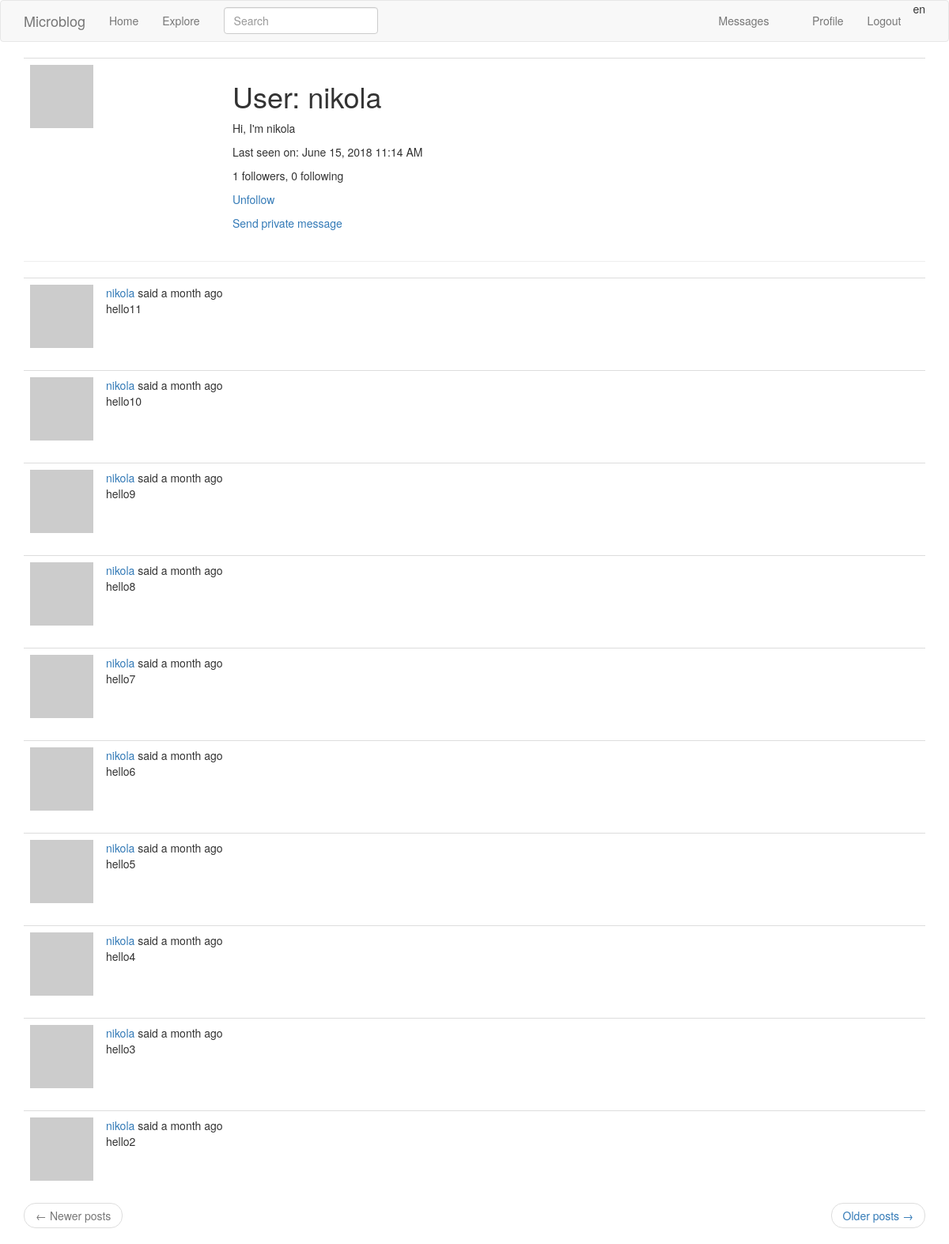
/user/nikola (signed in), run on the app's committed database.
### app1/models.py (models this page shows, shortened)
class User(UserMixin, db.Model):
    id = db.Column(db.Integer, primary_key=True)
    username = db.Column(db.String(64), index=True, unique=True)
    email = db.Column(db.String(120), index=True, unique=True)
    password_hash = db.Column(db.String(128))
    posts = db.relationship('Post', backref='author', lazy='dynamic')
    about_me = db.Column(db.String(140))
    last_seen = db.Column(db.DateTime, default=datetime.utcnow)
    follows = db.relationship(
        'User', secondary=followers,
        primaryjoin=(followers.c.follower_id == id),
        secondaryjoin=(followers.c.followed_id == id),
        backref=db.backref('followers', lazy='dynamic'), lazy='dynamic')
    messages_sent = db.relationship('Message', foreign_keys='Message.sender_id',
                                    backref='author', lazy='dynamic')
    messages_received = db.relationship('Message', foreign_keys='Message.recipient_id',
                                        backref='recipient', lazy='dynamic')
    last_message_read_time = db.Column(db.DateTime)
    notifications = db.relationship('Notification', backref='user',
                                    lazy='dynamic')
    tasks = db.relationship('Task', backref='user', lazy='dynamic')
    def avatar(self, size):
        digest = md5(self.email.lower().encode('utf-8')).hexdigest()
        return 'https://www.gravatar.com/avatar/{}?d=identicon&s={}'.format(digest, size)
    def is_following(self, user):
        return self.follows.filter(followers.c.followed_id == user.id).count() > 0
    def new_messages(self):
        last_read_time = self.last_message_read_time or datetime(1900, 1, 1)
        return Message.query.filter_by(recipient=self).filter(Message.timestamp > last_read_time).count()
    def get_tasks_in_progress(self):
        return Task.query.filter_by(user=self, complete=False).all()

class SearchableMixin(object):
    @classmethod
    def before_commit(cls, session):
        session._changes = {
            'add': [obj for obj in session.new if isinstance(obj, cls)],
            'update': [obj for obj in session.dirty if isinstance(obj, cls)],
            'delete': [obj for obj in session.deleted if isinstance(obj, cls)]
        }
    @classmethod
    def after_commit(cls, session):
        for obj in session._changes['add']:
            if isinstance(obj, SearchableMixin):
                add_to_index(obj.__tablename__, obj)
        for obj in session._changes['update']:
            if isinstance(obj, SearchableMixin):
                add_to_index(obj.__tablename__, obj)
        for obj in session._changes['delete']:
            if isinstance(obj, SearchableMixin):
                remove_from_index(obj.__tablename__, obj)
        session._changes = None

class Post(SearchableMixin, db.Model):
    __searchable__ = ['body']
    id = db.Column(db.Integer, primary_key=True)
    body = db.Column(db.String(140))
    timestamp = db.Column(db.DateTime, index=True, default=datetime.utcnow)
    user_id = db.Column(db.Integer, db.ForeignKey('user.id'))
    language = db.Column(db.String(5))

### app1/main/routes.py (the view)
@bp.route('/user/<username>')
@login_required
def user(username):
    user = User.query.filter_by(username=username).first_or_404()
    page = request.args.get('page', 1, type=int)
    posts = user.posts.order_by(Post.timestamp.desc()).paginate(
        page, current_app.config['POSTS_PER_PAGE'], False)
    next_url = url_for('main.user', username=user.username,
                       page=posts.next_num) if posts.has_next else None
    prev_url = url_for('main.user', username=user.username,
                       page=posts.prev_num) if posts.has_prev else None
    return render_template('main/user.html', user=user, posts=posts.items,
                           next_url=next_url, prev_url=prev_url)

### app1/main/forms.py
class SearchForm(FlaskForm):
    q = StringField(_l('Search'), validators=[DataRequired()])
    def __init__(self, *args, **kwargs):
        if 'formdata' not in kwargs:
            kwargs['formdata'] = request.args
        if 'csrf_enabled' not in kwargs:
            kwargs['csrf_enabled'] = False
        super(SearchForm, self).__init__(*args, **kwargs)

### app1/main/routes.py (called while the page is built)
@bp.before_app_request
def before_request():
    if current_user.is_authenticated:
        current_user.last_seen = datetime.utcnow()
        db.session.commit()
        g.search_form = SearchForm()
    g.locale = str(get_locale())

### app1/models.py (called while the page is built)
@login.user_loader
def load_user(id):
    return User.query.get(int(id))

### app1/templates/main/user.html
{% extends 'main/base.html' %}
{% block app_content %}
    <table class="table table-hover">
        <tr>
            <td width="256px"><img src="{{ user.avatar(256) }}"></td>
            <td>
                <h1>{{ _('User') }}: {{ user.username }}</h1>
                {% if user.about_me %}<p>{{ user.about_me }}</p>{% endif %}
                {% if user.last_seen %}
                    <p>{{ _('Last seen on') }}: {{ moment(user.last_seen).format('LLL') }}</p>
                {% endif %}
                <p>{{ _('%(count)d followers', count=user.followers.count()) }},
                    {{ _('%(count)d following', count=user.follows.count()) }}</p>
                {% if user == current_user %}
                    <p><a href="{{ url_for('main.edit_profile') }}">{{ _('Edit your profile') }}</a></p>
                    {% if not current_user.get_task_in_progress('export_posts') %}
                        <p><a href="{{ url_for('main.export_posts') }}">{{ _('Export your posts') }}</a></p>
                    {% endif %}
                {% elif not current_user.is_following(user) %}
                    <p><a href="{{ url_for('main.follow', username=user.username) }}">{{ _('Follow') }}</a></p>
                    {% else %}
                    <p><a href="{{ url_for('main.unfollow', username=user.username) }}">{{ _('Unfollow') }}</a></p>
                {% endif %}
                {% if user != current_user %}
                    <p>
                        <a href="{{ url_for('main.send_message',
                                            recipient=user.username) }}">
                            {{ _('Send private message') }}
                        </a>
                    </p>
                {% endif %}
            </td>
        </tr>
    </table>
    <hr>
    {% for post in posts %}
   		{% include 'main/_post.html' %}
    {% endfor %}
    <nav aria-label="...">
        <ul class="pager">
            <li class="previous{% if not prev_url %} disabled{% endif %}">
                <a href="{{ prev_url or '#' }}">
                    <span aria-hidden="true">&larr;</span> {{ _('Newer posts') }}
                </a>
            </li>
            <li class="next{% if not next_url %} disabled{% endif %}">
                <a href="{{ next_url or '#' }}">
                   {{ _('Older posts') }} <span aria-hidden="true">&rarr;</span>
                </a>
            </li>
        </ul>
    </nav>
{% endblock %}

### app1/templates/main/_post.html (shortened to what this page needs)
<table class="table table-hover">
    <tr>
        <td width="70px">
            <a href="{{ url_for('main.user', username=post.author.username) }}">
                <img src="{{ post.author.avatar(70) }}" />
            </a>
        </td>
        <td>
            {{ _('%(username)s said %(when)s',
                username=user_link, when=moment(post.timestamp).fromNow()) }}
            <br>
            <span id="post{{ post.id }}">{{ post.body }}</span>
            <br><br>
        </td>
    </tr>
</table>

### data on the page
User: username "nikola", about_me "Hi, I'm nikola", last_seen "June 15, 2018 11:14 AM"
Post: body "hello11"
Post: body "hello10"
Post: body "hello9"
Post: body "hello8"
Post: body "hello7"
Post: body "hello6"
Post: body "hello5"
Post: body "hello4"
Post: body "hello3"
Post: body "hello2"

### other printed values
{{ g.locale }} "en"
